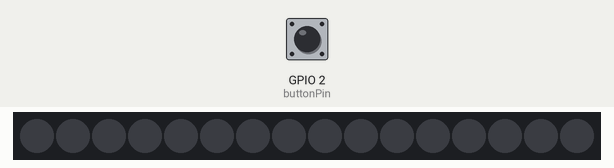
The sketch below on a simulated ESP32. Parts: 16 RGB LEDs in strip order, left to right. Inputs (shaded band) come from the test bench; at power-on: GPIO 2 (buttonPin) LOW.

Above: at 1.2 s.
1.3 s: GPIO 2 (buttonPin) pulled HIGH for 0.15 s
At 1.6 s:
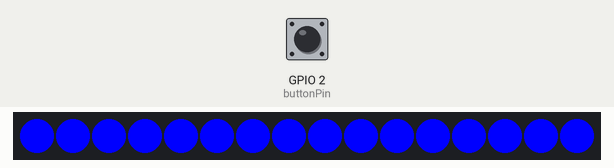
At 3.0 s:
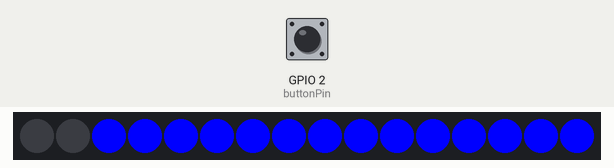
Timing chart, 0 to 4.5 s (numbered marks = the images above; inputs shaded):
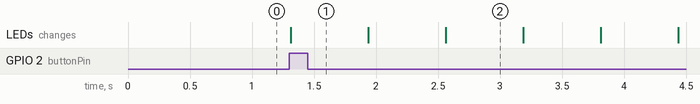

The sketch:

ledring_countdown.ino
```cpp
// This script tests a neopixel led ring that counts down from a specified time.
// It lights up all LEDs in blue and then turns them off one by one.

// Wiring:
//  Din (Neopixel - data in) to D1 (XIAO ESP32)
//  5V (Neopixel - power) to 5V (external power supply)
//  GND (Neopixel - ground) to GND (external power supply)
//  GND (XIAO ESP32 - ground) to GND (external power supply)
// Button pin 1 → Arduino digital pin D2
// Button pin 2 → GND

#include <Adafruit_NeoPixel.h>

const int ledPin = 1; // led data on D1
const int buttonPin = 2; // Button pin connected to D2


const int N_LEDs = 16;
unsigned long countdownSeconds = 10; // length of the countdown time in seconds

// configure neopixel strip
Adafruit_NeoPixel strip = Adafruit_NeoPixel(N_LEDs, ledPin, NEO_GRB + NEO_KHZ800);

void setup() {
  // initiate neopixel strip
  strip.begin();
  strip.show(); // Initialize all pixels to 'off'
}


void loop() {
  // if the button is pressed
   while (digitalRead(buttonPin) == HIGH) {

      for (int i = 0; i < N_LEDs; i++) {
        strip.setPixelColor(i, strip.Color(0, 0, 255)); // Blue
      }
      strip.show();

      // Calculate delay per LED
      unsigned long delayPerLED = (countdownSeconds * 1000UL) / N_LEDs;

      // Turn off one LED at a time
      for (int i = 0; i < N_LEDs; i++) {
        delay(delayPerLED);
        strip.setPixelColor(i, 0); // Turn off LED
        strip.show();
      }
   }

   strip.show();
  delay(10);
}
```

Measured:
- after the input at 1.3 s, the LEDs: change at once (image 1)
